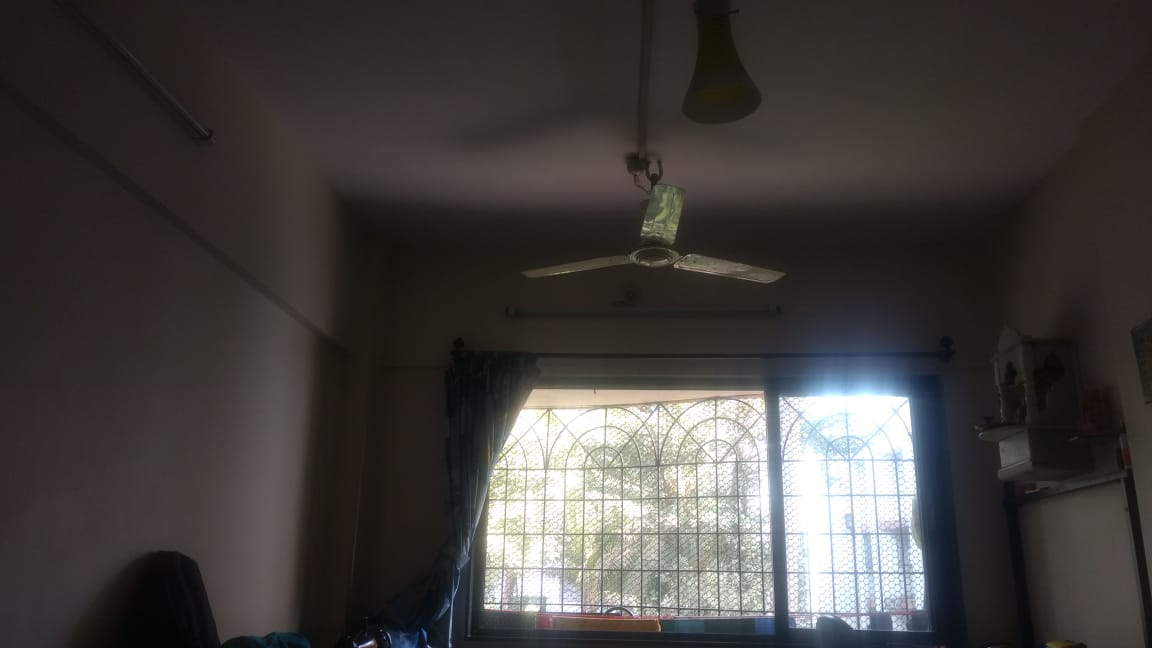
#> input picture InputImages/house1.jpeg, 1152 x 648 px
$ python src_pre_bounded.py
#> lines starting #> are read from the running program, lines starting #| are printed output that depends on the picture
import cv2
import numpy as np

img1='InputImages/house1.jpeg'
img2='InputImages/house2.jpeg'
Name_Final = 'OutputImages/Op2AlignedImg.jpeg'
StitchedImage = 'OutputImages/OpHouseStitched12.jpeg'
downsample_level=1
clippinglimit=2
w=480
h=360
gaussian_ksize=3
min_limit=0.6

# Region of Interest

## Left Image
x_l     = 200
xw_l    = 360

y_l     =  0
yw_l    =  480

## Right Image
x_r     = 0
xw_r    = 160

y_r     = 0
yw_r    = 480


def inp(A,B):
#> called with A = 'InputImages/house1.jpeg', B = 'InputImages/house2.jpeg'
    img1=cv2.imread(A)
#> img1 is the input picture: shape (648, 1152, 3); mean B, G, R 62.2, 64.1, 67.8
    img2=cv2.imread(B)
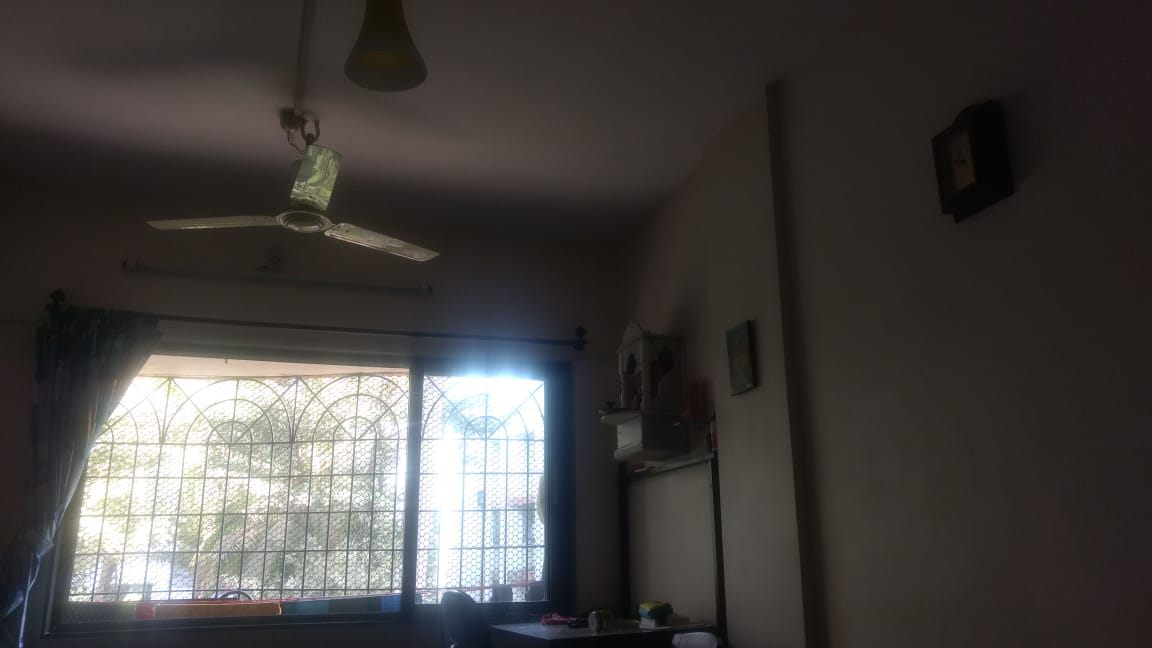
#> input picture InputImages/house2.jpeg, 1152 x 648 px
#> img2 is the input picture: shape (648, 1152, 3); mean B, G, R 64.7, 67, 69.9
    return img1,img2

def Hist_Eq(img,climit):
    image_lab = cv2.cvtColor(img,cv2.COLOR_BGR2LAB)
    l_channel, a_channel, b_channel = cv2.split(image_lab)

    clahe = cv2.createCLAHE(clipLimit=climit, tileGridSize=(8, 8))
    cl = clahe.apply(l_channel)

    merged_channels = cv2.merge((cl, a_channel, b_channel))
    final_image = cv2.cvtColor(merged_channels, cv2.COLOR_LAB2BGR)
    return final_image

def Resize_BW(img,w,h):
    img=cv2.cvtColor(img, cv2.COLOR_BGR2GRAY)
    img=cv2.resize(img, (w,h))
    return img

def Downsample(img,downlevel,w,h):
    xrange=range
    G = img
    for i in xrange(downlevel):
        G = cv2.pyrDown(G)
    G=cv2.resize(G,(w,h))
    return G

def GaussianLPF(img,k_size):
    img=cv2.GaussianBlur(img,(k_size,k_size),0)
    return img

def prep(img,w,h,climit,downsample_level,k_size):
    img1=Downsample(img,downsample_level,w,h)
    img2=Hist_Eq(img1,climit)
    img3=Resize_BW(img2,w,h)
    img4=GaussianLPF(img3,k_size)

    return img1,img2,img3,img4

def SIFT(imgl,imgr):
    sift=cv2.xfeatures2d.SIFT_create()
    kpl,descl = sift.detectAndCompute(imgl[y_l:yw_l,x_l:xw_l],None)
    img_keypl =cv2.drawKeypoints(imgl,kpl,None, flags=cv2.DRAW_MATCHES_FLAGS_DRAW_RICH_KEYPOINTS)

    kpr,descr = sift.detectAndCompute(imgr[y_r:yw_r,x_r:xw_r],None)
    img_keypr =cv2.drawKeypoints(imgr,kpr,None, flags=cv2.DRAW_MATCHES_FLAGS_DRAW_RICH_KEYPOINTS)

    for i in range(len(kpl)):
        kpl[i].pt = (kpl[i].pt[0] + 200.0,kpl[i].pt[1])

    return kpl,descl,img_keypl,kpr,descr,img_keypr

def Matcher(ima,imb,ima_kp,imb_kp,ima_desc,imb_desc,min_limit):
    bf = cv2.BFMatcher(cv2.NORM_L2)

    matches = bf.knnMatch(ima_desc, imb_desc, k=2)
    good = []
    goodT= []
    for m,n in matches:
        if m.distance < min_limit*n.distance:
            good.append([m])
            goodT.append(m)
    #cv2.rectangle(ima,(x_l,y_l),(xw_l,yw_l),(0,255,0),2)
    #cv2.rectangle(imb,(x_r,y_r),(xw_r,yw_r),(0,255,0),2)
    match_img = cv2.drawMatchesKnn(ima,ima_kp,imb,imb_kp,good,None,flags=2)

    return matches,good,match_img,goodT

def AlignImages(ima,imb,kp1,kp2,good):
    points1 = np.zeros((len(good), 2), dtype=np.float32)
    points2 = np.zeros((len(good), 2), dtype=np.float32)

    points1 = np.float32([ (kp1[m.queryIdx]).pt for m in good ]).reshape(-1,1,2)
    points2 = np.float32([ (kp2[m.trainIdx]).pt for m in good ]).reshape(-1,1,2)

    # Find homography
    Hom, mask = cv2.findHomography(points2, points1, cv2.RANSAC)

    txyz = np.dot(Hom, np.array([imb.shape[1], imb.shape[0], 1]))
    txyz = txyz/txyz[-1]
    dsize = (int(txyz[0])+ima.shape[1], int(txyz[1])+ima.shape[0])

    im1Reg = cv2.warpPerspective(imb, Hom, dsize)
    #im1Reg=  cv2.resize(im1Reg, (w,h))
    return im1Reg, Hom

def mix_match(leftImage, warpedImage):
    i1y, i1x = leftImage.shape[:2]
    i2y, i2x = warpedImage.shape[:2]
    #print leftImage[-1,-1]

    #t = time.time()
    black_l = np.where(leftImage == np.array([0,0,0]))
    black_wi = np.where(warpedImage == np.array([0,0,0]))
    #print time.time() - t
    #print black_l[-1]

    for i in range(0, i1x):
        for j in range(0, i1y):
            try:
                if(np.array_equal(leftImage[j,i],np.array([0,0,0])) and  np.array_equal(warpedImage[j,i],np.array([0,0,0]))):
                    # print "BLACK"
                    # instead of just putting it with black,
                    # take average of all nearby values and avg it.
                    warpedImage[j,i] = [0, 0, 0]
                else:
                    if(np.array_equal(warpedImage[j,i],[0,0,0])):
                        # print "PIXEL"
                        warpedImage[j,i] = leftImage[j,i]
                    else:
                        if not np.array_equal(leftImage[j,i], [0,0,0]):
                            bw, gw, rw = warpedImage[j,i]
                            bl,gl,rl = leftImage[j,i]
                            # b = (bl+bw)/2
                            # g = (gl+gw)/2
                            # r = (rl+rw)/2
                            warpedImage[j, i] = [bl,gl,rl]
            except:
                pass
    # cv2.imshow("waRPED mix", warpedImage)
    # cv2.waitKey()
    return warpedImage
def FinalCall(A,B,min_limit):
    imDownA,imHistA,imBWA,imLPFA = prep(A,w,h,clippinglimit,downsample_level,gaussian_ksize)
#> in Hist_Eq, `image_lab = cv2.cvtColor(img,cv2.COLOR_BGR2LAB)`: image_lab: shape (360, 480, 3); mean of channels 0, 1, 2 66.5, 129.5, 129.8
#> in Hist_Eq, `l_channel, a_channel, b_channel = cv2.split(image_lab)`:
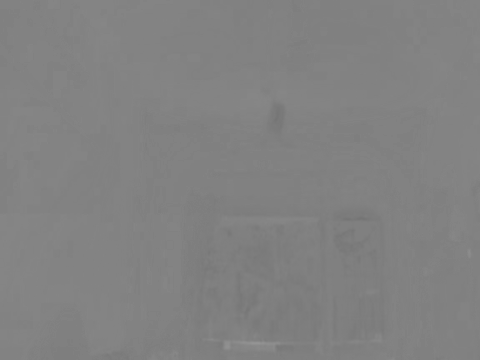
#> a_channel: shape (360, 480); min 117, max 149, mean 129.5
#> in Hist_Eq, `merged_channels = cv2.merge((cl, a_channel, b_channel))`: merged_channels: shape (360, 480, 3); mean of channels 0, 1, 2 80.9, 129.5, 129.8
    imDownB,imHistB,imBWB,imLPFB = prep(B,w,h,clippinglimit,downsample_level,gaussian_ksize)
#> call 2 of Hist_Eq, with climit = 2
#> in Hist_Eq (call 2), `image_lab = cv2.cvtColor(img,cv2.COLOR_BGR2LAB)`: image_lab: shape (360, 480, 3); mean of channels 0, 1, 2 69.3, 129.1, 130
#> in Hist_Eq (call 2), `merged_channels = cv2.merge((cl, a_channel, b_channel))`: merged_channels: shape (360, 480, 3); mean of channels 0, 1, 2 83, 129.1, 130
#> in Hist_Eq (call 2), `final_image = cv2.cvtColor(merged_channels, cv2.COLOR_LAB2BGR)`:
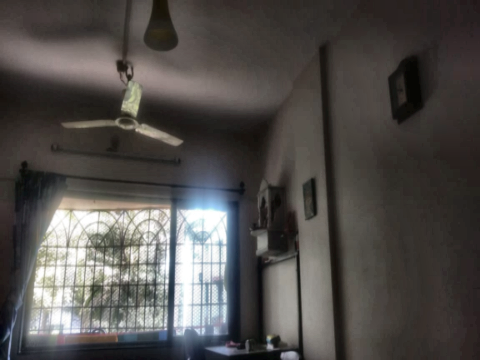
#> final_image: shape (360, 480, 3); mean B, G, R 76.1, 78.5, 81.8

    ima_kp,ima_desc,keyp_imgA,imb_kp,imb_desc,keyp_imgB = SIFT(imLPFA,imLPFB)
#> in SIFT, `kpl,descl = sift.detectAndCompute(imgl[y_l:yw_l,x_l:xw_l],None)`: kpl = 502 keypoints; strongest (x, y, size): (76, 125, 10.4), (116, 280, 6.7), (66, 256, 19.2), (80, 289, 4.4)
#> in SIFT, `img_keypl =cv2.drawKeypoints(imgl,kpl,None, flags=cv2.DRAW_MATCHES_FLA..`:
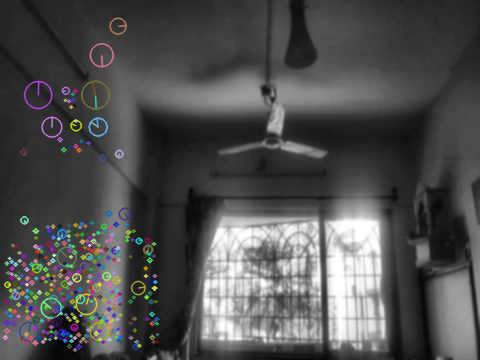
#> img_keypl: shape (360, 480, 3); mean of channels 0, 1, 2 79.5, 79.6, 79.6; drawn as B, G, R
#> in SIFT, `kpr,descr = sift.detectAndCompute(imgr[y_r:yw_r,x_r:xw_r],None)`: kpr = 422 keypoints; strongest (x, y, size): (70, 226, 40), (53, 307, 40), (131, 105, 11.5), (112, 244, 21)
#> in SIFT, `img_keypr =cv2.drawKeypoints(imgr,kpr,None, flags=cv2.DRAW_MATCHES_FLA..`:
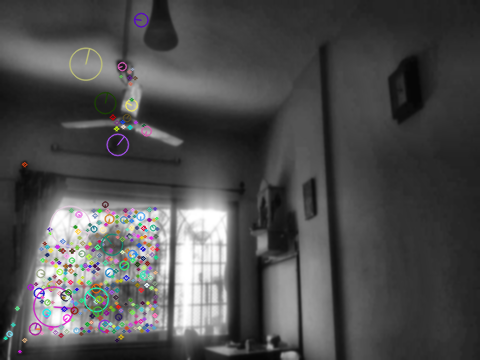
#> img_keypr: shape (360, 480, 3); mean of channels 0, 1, 2 78.4, 78.3, 78.4; drawn as B, G, R
#> ima_kp = 502 keypoints; strongest (x, y, size): (276, 125, 10.4), (316, 280, 6.7), (266, 256, 19.2), (280, 289, 4.4); imb_kp has the same summary as kpr in SIFT

    matches,good,match_img,goodT = Matcher(imBWA,imBWB,ima_kp,imb_kp,ima_desc,imb_desc,min_limit)
#> in Matcher, `matches = bf.knnMatch(ima_desc, imb_desc, k=2)`: matches = 502 matches
#> after the loop in Matcher, `for m,n in matches:`: good = 207 matches
#> in Matcher, `match_img = cv2.drawMatchesKnn(ima,ima_kp,imb,imb_kp,good,None,flags=2)`:
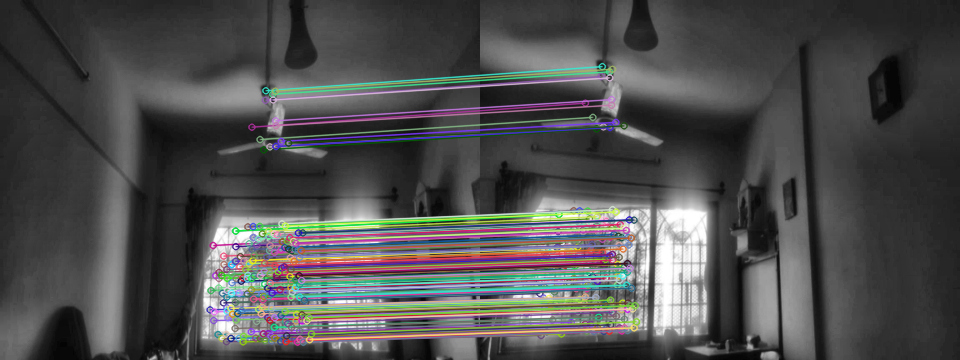
#> match_img: shape (360, 960, 3); mean of channels 0, 1, 2 77.9, 78, 78.2; drawn as B, G, R
#> matches = 502 matches; good = 207 matches; goodT = 207 matches

    RegImage, PMat = AlignImages(imBWA,imBWB,ima_kp,imb_kp,goodT)
#> in AlignImages, `points1 = np.zeros((len(good), 2), dtype=np.float32)`: points1 = 207 pairs, first value 0 to 0, second value 0 to 0
#> in AlignImages, `points1 = np.float32([ (kp1[m.queryIdx]).pt for m in good ]).reshape(-..`: points1 = 207 rows, first 8: [209.6, 309.3], [210.5, 290.1], [212.7, 245], [213.2, 320], [213.8, 311.3], [215.3, 275.2], [217.6, 334.1], [218.2, 287.4]
#> in AlignImages, `points2 = np.float32([ (kp2[m.trainIdx]).pt for m in good ]).reshape(-..`: points2 = 207 rows, first 8: [41.38, 301], [43.6, 279.3], [49.34, 228.8], [46.22, 312.5], [47.04, 302], [51.97, 262.3], [50.5, 327.9], [54.11, 276.1]
#> in AlignImages, `Hom, mask = cv2.findHomography(points2, points1, cv2.RANSAC)`: Hom = [[0.556, 0.0152, 167.3], [-0.237, 0.804, 56.39], [-0.000846, -0.000109, 1]]; mask = 207 values from 1 to 1
#> in AlignImages, `txyz = np.dot(Hom, np.array([imb.shape[1], imb.shape[0], 1]))`: txyz = [439.5, 232.2, 0.555]
#> in AlignImages, `txyz = txyz/txyz[-1]`: txyz = [791.9, 418.3, 1]
#> in AlignImages, `dsize = (int(txyz[0])+ima.shape[1], int(txyz[1])+ima.shape[0])`: dsize = (1271, 778)
#> PMat has the same summary as Hom in AlignImages
    #final2 = mix_match(imBWA,RegImage)
    final2 = RegImage.copy()
    final2[0:imBWA.shape[0], 0:imBWA.shape[1]] = imBWA
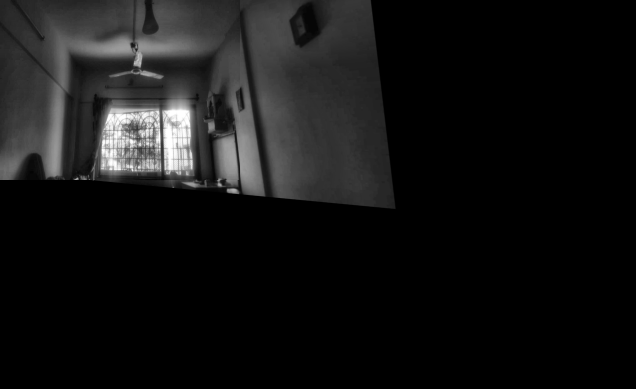
#> final2: shape (778, 1271) (shown at 1/2 size); min 0, max 255, mean 20.1
    #final2 =RegImage
    return match_img,RegImage,PMat,final2


imgA,imgB = inp(img1,img2)

finalimg,alignedImage,PMatrix,final2=FinalCall(imgA,imgB,min_limit)
#> PMatrix has the same summary as Hom in AlignImages

""" cv2.imshow('DownA',imDownA)
cv2.imshow('HistA',imHistA)
cv2.imshow('BWA',imBWA)
cv2.imshow('LPFA',imLPFA)
cv2.imshow('FA',imFinalA) """
print(PMatrix)
#| [[ 5.55734706e-01  1.51925595e-02  1.67294863e+02]
#|  [-2.37059892e-01  8.04361710e-01  5.63896380e+01]
#|  [-8.45572345e-04 -1.08563868e-04  1.00000000e+00]]
cv2.imshow('Final',finalimg )
#cv2.imwrite(Name_Final,alignedImage)
cv2.imshow('Aligned Image',alignedImage)
cv2.imshow('Final2',final2)
cv2.imwrite(StitchedImage,final2)
#cv2.imshow('temp',temp)
k = cv2.waitKey(0)
#> (key Esc is pressed here)
if k == 27:         # wait for ESC key to exit
    cv2.destroyAllWindows()
